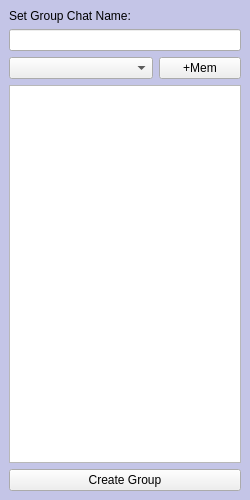
<?xml version="1.0" encoding="UTF-8"?>
<ui version="4.0">
 <class>groupsScreen</class>
 <widget class="QMainWindow" name="groupsScreen">
  <property name="geometry">
   <rect>
    <x>0</x>
    <y>0</y>
    <width>250</width>
    <height>500</height>
   </rect>
  </property>
  <property name="windowTitle">
   <string>MainWindow</string>
  </property>
  <widget class="QWidget" name="groupsPanel">
   <property name="styleSheet">
    <string notr="true">#groupsPanel {background-color: rgb(196, 197, 231)}</string>
   </property>
   <layout class="QVBoxLayout" name="verticalLayout_4">
    <item>
     <widget class="QLabel" name="labelSetGroupName">
      <property name="text">
       <string>Set Group Chat Name:</string>
      </property>
     </widget>
    </item>
    <item>
     <widget class="QLineEdit" name="lineEditGroupName">
      <property name="maxLength">
       <number>30</number>
      </property>
     </widget>
    </item>
    <item>
     <layout class="QHBoxLayout" name="horizontalLayout">
      <item>
       <widget class="QComboBox" name="comboBoxUsers">
        <property name="sizePolicy">
         <sizepolicy hsizetype="Fixed" vsizetype="Fixed">
          <horstretch>0</horstretch>
          <verstretch>0</verstretch>
         </sizepolicy>
        </property>
        <property name="minimumSize">
         <size>
          <width>144</width>
          <height>0</height>
         </size>
        </property>
       </widget>
      </item>
      <item>
       <widget class="QPushButton" name="buttonAddMember">
        <property name="text">
         <string>+Mem</string>
        </property>
       </widget>
      </item>
     </layout>
    </item>
    <item>
     <widget class="QListWidget" name="listWidget"/>
    </item>
    <item>
     <widget class="QPushButton" name="buttonCreateGroup">
      <property name="text">
       <string>Create Group</string>
      </property>
     </widget>
    </item>
   </layout>
  </widget>
 </widget>
 <resources/>
 <connections/>
</ui>
